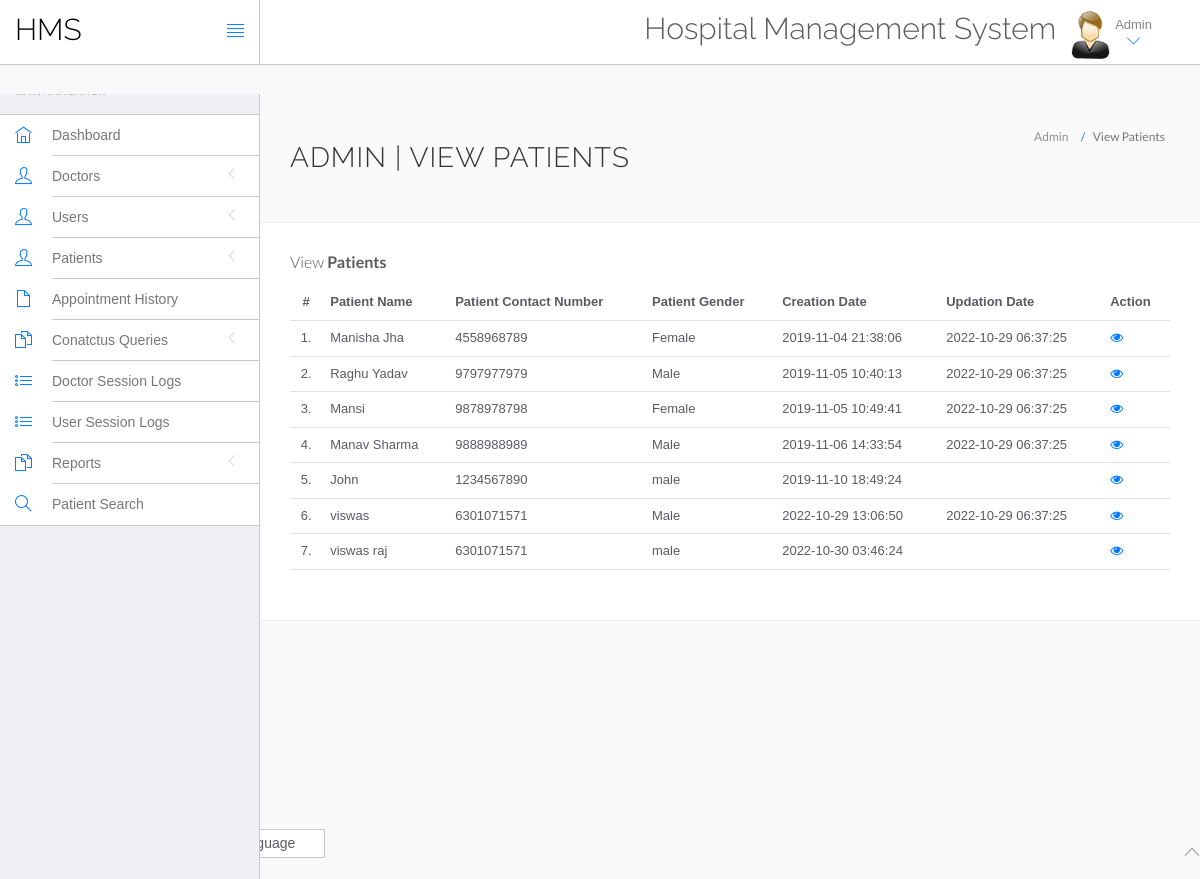
The page /hms/admin/manage-patient.php (signed in) on the database its author committed.
### tables this page shows
CREATE TABLE `tblpatient` (
  `ID` int(10) NOT NULL,
  `Docid` int(10) DEFAULT NULL,
  `PatientName` varchar(200) DEFAULT NULL,
  `PatientContno` bigint(10) DEFAULT NULL,
  `PatientEmail` varchar(200) DEFAULT NULL,
  `PatientGender` varchar(50) DEFAULT NULL,
  `PatientAdd` mediumtext DEFAULT NULL,
  `PatientAge` int(10) DEFAULT NULL,
  `PatientMedhis` mediumtext DEFAULT NULL,
  `CreationDate` timestamp NULL DEFAULT current_timestamp(),
  `UpdationDate` timestamp NULL DEFAULT NULL ON UPDATE current_timestamp()
);

### hms/admin/manage-patient.php (the view, shortened to what this page needs)
<?php
include('include/config.php');
?>
<!DOCTYPE html>
<html lang="en">
	<head>
		<link rel="stylesheet" href="vendor/bootstrap/css/bootstrap.min.css">
		<link rel="stylesheet" href="vendor/fontawesome/css/font-awesome.min.css">
		<link rel="stylesheet" href="vendor/themify-icons/themify-icons.min.css">
		<link href="vendor/animate.css/animate.min.css" rel="stylesheet" media="screen">
		<link href="vendor/perfect-scrollbar/perfect-scrollbar.min.css" rel="stylesheet" media="screen">
		<link href="vendor/switchery/switchery.min.css" rel="stylesheet" media="screen">
		<link href="vendor/bootstrap-touchspin/jquery.bootstrap-touchspin.min.css" rel="stylesheet" media="screen">
		<link href="vendor/select2/select2.min.css" rel="stylesheet" media="screen">
		<link href="vendor/bootstrap-datepicker/bootstrap-datepicker3.standalone.min.css" rel="stylesheet" media="screen">
		<link href="vendor/bootstrap-timepicker/bootstrap-timepicker.min.css" rel="stylesheet" media="screen">
		<link rel="stylesheet" href="assets/css/styles.css">
		<link rel="stylesheet" href="assets/css/plugins.css">
		<link rel="stylesheet" href="assets/css/themes/theme-1.css" id="skin_color" />
	</head>
	<body>
		<div id="app">
<?php include('include/sidebar.php');?>
<div class="app-content">
<?php include('include/header.php');?>
<div class="main-content" >
<div class="wrap-content container" id="container">
<section id="page-title">
<div class="row">
<div class="col-sm-8">
<h1 class="mainTitle">Admin | View Patients</h1>
</div>
<ol class="breadcrumb">
<li>
<span>Admin</span>
</li>
<li class="active">
<span>View Patients</span>
</li>
</ol>
</div>
</section>
<div class="container-fluid container-fullw bg-white">
<div class="row">
<div class="col-md-12">
<h5 class="over-title margin-bottom-15">View <span class="text-bold">Patients</span></h5>
<table class="table table-hover" id="sample-table-1">
<thead>
<tr>
<th class="center">#</th>
<th>Patient Name</th>
<th>Patient Contact Number</th>
<th>Patient Gender </th>
<th>Creation Date </th>
<th>Updation Date </th>
<th>Action</th>
</tr>
</thead>
<tbody>
<?php
$sql=mysqli_query($con,"select * from tblpatient");
$cnt=1;
while($row=mysqli_fetch_array($sql))
{
?>
<tr>
<td class="center"><?php echo $cnt;?>.</td>
<td class="hidden-xs"><?php echo $row['PatientName'];?></td>
<td><?php echo $row['PatientContno'];?></td>
<td><?php echo $row['PatientGender'];?></td>
<td><?php echo $row['CreationDate'];?></td>
<td><?php echo $row['UpdationDate'];?>
</td>
<td>
<a href="view-patient.php?viewid=<?php echo $row['ID'];?>"><i class="fa fa-eye"></i></a>
</td>
</tr>
<?php
$cnt=$cnt+1;
 }?></tbody>
</table>
</div>
</div>
</div>
</div>
</div>
</div>
</div>
	<?php include('include/footer.php');?>
	</body>
</html>

### hms/admin/assets/css/themes/theme-1.css (style rules this page uses)
body { background: #FAFAFA; }

### hms/admin/manage-patient.php (style rules this page uses)
body { top:0 !important; }

### hms/include/setting.php (style rules this page uses)
body { top:0 !important; }

### rows shown on the page
tblpatient: PatientName "Manisha Jha", PatientContno "4558968789", PatientGender "Female", CreationDate "2019-11-04 21:38:06", UpdationDate "2022-10-29 06:37:25"
tblpatient: PatientName "Raghu Yadav", PatientContno "9797977979", PatientGender "Male", CreationDate "2019-11-05 10:40:13", UpdationDate "2022-10-29 06:37:25"
tblpatient: PatientName "Mansi", PatientContno "9878978798", PatientGender "Female", CreationDate "2019-11-05 10:49:41", UpdationDate "2022-10-29 06:37:25"
tblpatient: PatientName "Manav Sharma", PatientContno "9888988989", PatientGender "Male", CreationDate "2019-11-06 14:33:54", UpdationDate "2022-10-29 06:37:25"
tblpatient: PatientName "John", PatientContno "1234567890", PatientGender "male", CreationDate "2019-11-10 18:49:24"
tblpatient: PatientName "viswas", PatientContno "6301071571", PatientGender "Male", CreationDate "2022-10-29 13:06:50", UpdationDate "2022-10-29 06:37:25"
tblpatient: PatientName "viswas raj", PatientContno "6301071571", PatientGender "male", CreationDate "2022-10-30 03:46:24"
